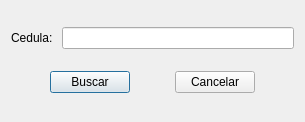
<?xml version="1.0" encoding="UTF-8"?>
<ui version="4.0">
 <class>BuscarUsuario</class>
 <widget class="QDialog" name="BuscarUsuario">
  <property name="geometry">
   <rect>
    <x>0</x>
    <y>0</y>
    <width>305</width>
    <height>122</height>
   </rect>
  </property>
  <property name="windowTitle">
   <string>Dialog</string>
  </property>
  <layout class="QVBoxLayout" name="verticalLayout">
   <item>
    <layout class="QHBoxLayout" name="horizontalLayout">
     <item>
      <widget class="QLabel" name="label">
       <property name="text">
        <string>Cedula: </string>
       </property>
      </widget>
     </item>
     <item>
      <widget class="QLineEdit" name="lineEdit"/>
     </item>
    </layout>
   </item>
   <item>
    <layout class="QHBoxLayout" name="horizontalLayout_2">
     <item>
      <spacer name="horizontalSpacer_2">
       <property name="orientation">
        <enum>Qt::Horizontal</enum>
       </property>
       <property name="sizeHint" stdset="0">
        <size>
         <width>40</width>
         <height>20</height>
        </size>
       </property>
      </spacer>
     </item>
     <item>
      <widget class="QPushButton" name="pushButton">
       <property name="text">
        <string>Buscar</string>
       </property>
      </widget>
     </item>
     <item>
      <spacer name="horizontalSpacer">
       <property name="orientation">
        <enum>Qt::Horizontal</enum>
       </property>
       <property name="sizeHint" stdset="0">
        <size>
         <width>40</width>
         <height>20</height>
        </size>
       </property>
      </spacer>
     </item>
     <item>
      <widget class="QPushButton" name="pushButton_2">
       <property name="text">
        <string>Cancelar</string>
       </property>
      </widget>
     </item>
     <item>
      <spacer name="horizontalSpacer_3">
       <property name="orientation">
        <enum>Qt::Horizontal</enum>
       </property>
       <property name="sizeHint" stdset="0">
        <size>
         <width>40</width>
         <height>20</height>
        </size>
       </property>
      </spacer>
     </item>
    </layout>
   </item>
  </layout>
 </widget>
 <resources/>
 <connections/>
</ui>
